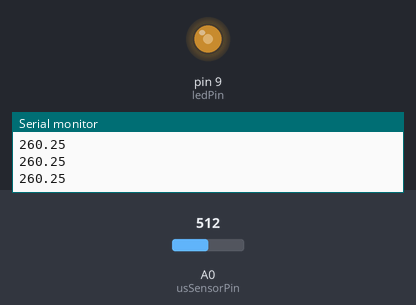
Recording of a sketch running on a simulated Arduino Uno, built with avr-gcc and run on an emulated ATmega328P. Parts: output pins drawn as LEDs (lit = HIGH), the last lines printed to the serial monitor. The inputs (shaded band) are chosen by the test bench; at power-on: A0 (usSensorPin) = 512.

Above: at 1.2 s.
1.3 s: A0 (usSensorPin) set to 490
At 2.3 s:
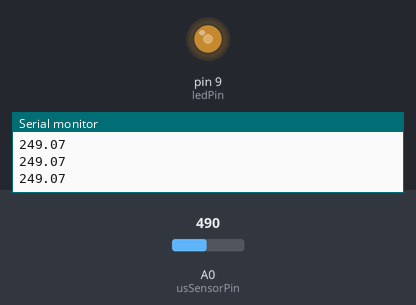
2.9 s: A0 (usSensorPin) set to 122
At 4.0 s:
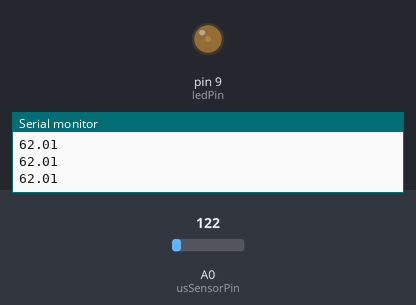
4.5 s: A0 (usSensorPin) set to 0
At 5.5 s:
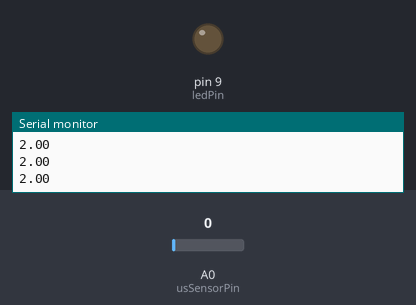
6.1 s: A0 (usSensorPin) set to 900
At 7.1 s:
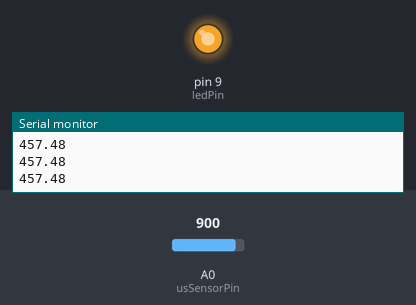
Timing chart, 0 to 8.7 s (numbered marks = the images above; inputs shaded):
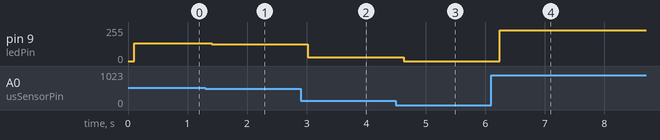

Measured:
- after the input at 1.3 s, pin 9 (ledPin): 132/255 → 126/255 after 0.11 s
- after the input at 2.9 s, pin 9 (ledPin): 126/255 → 30/255 after 0.12 s
- after the input at 4.5 s, pin 9 (ledPin): 30/255 → 0/255 after 0.13 s
- after the input at 6.1 s, pin 9 (ledPin): 0/255 → 232/255 after 0.14 s

The sketch:

Activity_9a.ino
```cpp
// Ultrasonic Sensor → LED Brightness
// Closer the object, brighter the LED

int usSensorPin = A0;  // select input pin
int ledPin = 9;


float usMaxRange = 520.0;
float dataSize = 1023.0;  // 10-bit data

float sensorVal, distVal;

int brightness = 0;
int fadeAmount = 5;

void setup() {
  // Begin serial communication
  Serial.begin(9600);
  pinMode(ledPin, OUTPUT);
}

void loop() {
  // read the value from the sensor:
  sensorVal = analogRead(usSensorPin);
  analogWrite(ledPin, brightness);
  distVal = sensorVal * usMaxRange / dataSize;

  // clamp min and max distances
  if (distVal < 2) {
    distVal = 2;
    fadeAmount = -fadeAmount;
  }
  if (distVal > 500) {
    distVal = 500;
    fadeAmount = +fadeAmount;
  }

  // map distance to brightess, and constrain
  brightness = map(distVal, 2, 500, 0, 255);
  brightness = constrain(brightness, 0, 255);

  //Serial.print(distVal);
  //Serial.println("cm");

  //Serial.print("Brightness is at:");
  //Serial.println(brightness);

  Serial.println(distVal);

  delay(100);
}
```
